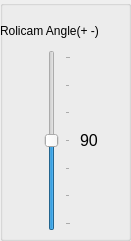
   <widget class="QGroupBox" name="groupBox_4">
    <property name="geometry">
     <rect>
      <x>970</x>
      <y>80</y>
      <width>131</width>
      <height>241</height>
     </rect>
    </property>
    <property name="title">
     <string/>
    </property>
    <widget class="QLabel" name="RolicamAngleTxt">
     <property name="geometry">
      <rect>
       <x>80</x>
       <y>130</y>
       <width>31</width>
       <height>21</height>
      </rect>
     </property>
     <property name="font">
      <font>
       <pointsize>12</pointsize>
      </font>
     </property>
     <property name="text">
      <string>90</string>
     </property>
    </widget>
    <widget class="QLabel" name="label_10">
     <property name="geometry">
      <rect>
       <x>0</x>
       <y>20</y>
       <width>131</width>
       <height>21</height>
      </rect>
     </property>
     <property name="font">
      <font>
       <pointsize>9</pointsize>
      </font>
     </property>
     <property name="text">
      <string>Rolicam Angle(+ -)</string>
     </property>
    </widget>
    <widget class="QSlider" name="RolicamAngleSlider">
     <property name="geometry">
      <rect>
       <x>40</x>
       <y>50</y>
       <width>31</width>
       <height>181</height>
      </rect>
     </property>
     <property name="minimumSize">
      <size>
       <width>31</width>
       <height>0</height>
      </size>
     </property>
     <property name="toolTip">
      <string>&lt;html&gt;&lt;head/&gt;&lt;body&gt;&lt;p&gt;hfjhghkmhj&lt;/p&gt;&lt;/body&gt;&lt;/html&gt;</string>
     </property>
     <property name="maximum">
      <number>180</number>
     </property>
     <property name="singleStep">
      <number>30</number>
     </property>
     <property name="pageStep">
      <number>30</number>
     </property>
     <property name="value">
      <number>90</number>
     </property>
     <property name="orientation">
      <enum>Qt::Vertical</enum>
     </property>
     <property name="tickPosition">
      <enum>QSlider::TicksBelow</enum>
     </property>
     <property name="tickInterval">
      <number>30</number>
     </property>
    </widget>
   </widget>
